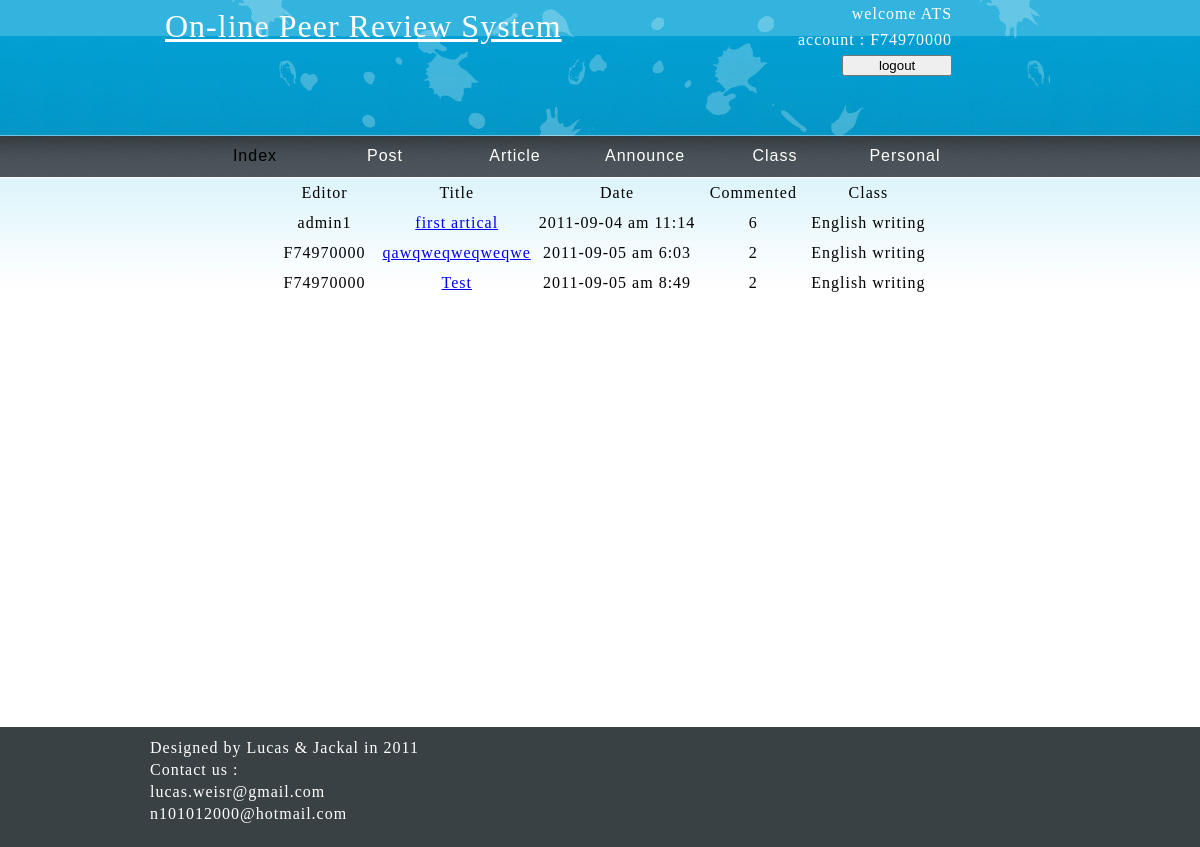
Page /include/artical_list.php?search=commented (signed in) on the committed database.
### tables this page shows
CREATE TABLE IF NOT EXISTS `artical` (
  `artical_id` int(11) NOT NULL AUTO_INCREMENT,
  `editor` int(11) NOT NULL,
  `title` text,
  `contents` text NOT NULL,
  `cover_letter` text NOT NULL,
  `time` int(11) NOT NULL,
  `class` int(11) NOT NULL,
  `father_artical` smallint(6) NOT NULL,
  PRIMARY KEY (`artical_id`)
);

### include/artical_list.php (the view, shortened to what this page needs)
<?php
	$search = $_GET['search'];
	$user  = $_SESSION['user_id'];
	$editorKey = constructKey();
	$classKey  = constructClass();
	$sql = search2sql($search);
	$result = mysql_query($sql);
	for ($i = 0; $i < mysql_num_rows($result); $i++) {
		$row[$i] = mysql_fetch_array($result);
	}
	$output  = "<table>\n";
	$output .= "<tr><td>Editor</td> <td>Title</td> <td>Date</td> <td>Commented</td> <td>Class</td></tr>";
	foreach ($row as $r) {
		$output .= "<tr>\n";
		$output .= "<td>".$editorKey[$r['editor']]."</td>\n";
		$output .= "<td><a href='./artical.php?aid=".$r['artical_id']."' >$r[title]</a></td>\n";
		$output .= "<td>".date('Y-m-d  a G:i',$r[time])."</td>\n";
		$output .= "<td>".getCommented($r['artical_id'])."</td>";
		$output .= "<td>".$classKey[$r['class']]."</td>\n";
		$output .= "</tr>\n";
	}
	$output .= "</table>\n";
?>
<?php
function constructKey(){
	$sql = "SELECT * FROM `user` where 1";
	$result = mysql_query($sql);
	$keyArray = array();
	while($row = mysql_fetch_array($result)){
		$keyArray[$row['ID']] = $row['account'];
		$keyArray[$row['account']] = $row['ID'];
	}
	return $keyArray;
}
function constructClass(){
	$sql = "SELECT * FROM `class` where 1";
	$result = mysql_query($sql);
	$keyArray = array();
	while($row = mysql_fetch_array($result)){
		$keyArray[$row['ID']] = $row['name'];
		$keyArray[$row['name']] = $row['ID'];
	}
	return $keyArray;
}
function getCommented($aid){
	$sql = "SELECT `artical_id` FROM `artical` WHERE father_artical=$aid";
	$result = mysql_query($sql);
	for ($i = 0; $i < mysql_num_rows($result); $i++) {
		$row = mysql_fetch_array($result);
		$total[$i] = $row['artical_id'];
	}
	$sql = "SELECT * FROM `comments` WHERE ";
	for ($i = 0; $i < sizeof($total); $i++) {
		$sql .= "father_artical=$total[$i] OR ";
	}
	$sql .= "0";
	$result = mysql_query($sql);
	return mysql_num_rows($result);
}
function minimizeArray($array){
	$count=0;
	for ($i = 0; $i < sizeof($array); $i++) {
		$pattern = $array[$i];
		for ($j = 0; $j < sizeof($result); $j++) {
			if ($result[$j] == $pattern) {
				break;
			}
		}
		if ($j == sizeof($result)) {
			$result[$count] = $pattern;
			$count++;
		}
	}
	sort($result);
	return $result;
}
function search2sql($search){
	global $user;
	if ($search == "all") {
		$sql = "SELECT * FROM `artical`  WHERE 1 ORDER BY time";
	}else if ($search == "own") {
		$sql = "SELECT * FROM `artical`  WHERE editor=$user";
	}else if ($search == "commented") {
		$sql = "SELECT * FROM `comments` WHERE editor=$user";
		$result = mysql_query($sql);
		for ($i = 0; $i < mysql_num_rows($result); $i++) {
			$row = mysql_fetch_array($result);
			$commentedArtical[$i] = $row['father_artical'];
		}
		$commentedArtical = minimizeArray($commentedArtical);
		$sql = "SELECT * FROM `artical` WHERE ";
		for ($i = 0; $i < sizeof($commentedArtical); $i++) {
			$sql .= "artical_id=$commentedArtical[$i] OR ";
		}
		$sql .= "0";
		$result = mysql_query($sql);
		for ($i = 0; $i < mysql_num_rows($result); $i++) {
			$row = mysql_fetch_array($result);
			$commentedArtical[$i] = $row['father_artical'];
		}
		$commentedArtical = minimizeArray($commentedArtical);
		$sql = "SELECT * FROM `artical` WHERE ";
		for ($i = 0; $i < sizeof($commentedArtical); $i++) {
			$sql .= "artical_id=$commentedArtical[$i] OR ";
		}
		$sql .= "0";
	}else{
		$sql = "SELECT * FROM `artical`  WHERE 1 ORDER BY time";
	}
	return $sql;
}
?>
<!DOCTYPE html PUBLIC "-//W3C//DTD XHTML 1.0 Transitional//EN"
"http://www.w3.org/TR/xhtml1/DTD/xhtml1-transitional.dtd">
<html>
<head>
<link rel= "stylesheet " type= "text/css" href="css/artical_list.css" />
</head>
<body>
	<div id="main">
		<?php
			require_once('header.php');
		?>
		<div id="artical_list" >
		<?php
			echo $output;
		?>
		</div>
	</div>
	<?php
		require_once('footer.php');
	?>
</body>
</html>

### include/css/artical_list.css (style rules this page uses)
#artical_list { margin;20px; min-height:500px; }
#artical_list table { margin:auto; }
#artical_list table td { min-width:100px; max-width:250px; padding:3px; overflow:hidden; text-align:center; }

### include/css/header.css (style rules this page uses)
body { letter-spacing:1px; line-height:22px; margin:0; background:url('../../img/img01.jpg') repeat-x; }
#main { margin:auto; width:900px; }

### rows in the picture
artical: editor "admin1", title "first artical", time "2011-09-04 am 11:14", artical_id "6", class "English writing"
artical: editor "F74970000", title "qawqweqweqweqwe", time "2011-09-05 am 6:03", artical_id "2", class "English writing"
artical: editor "F74970000", title "Test", time "2011-09-05 am 8:49", artical_id "2", class "English writing"

### other values in the picture
$username "F74970000"
